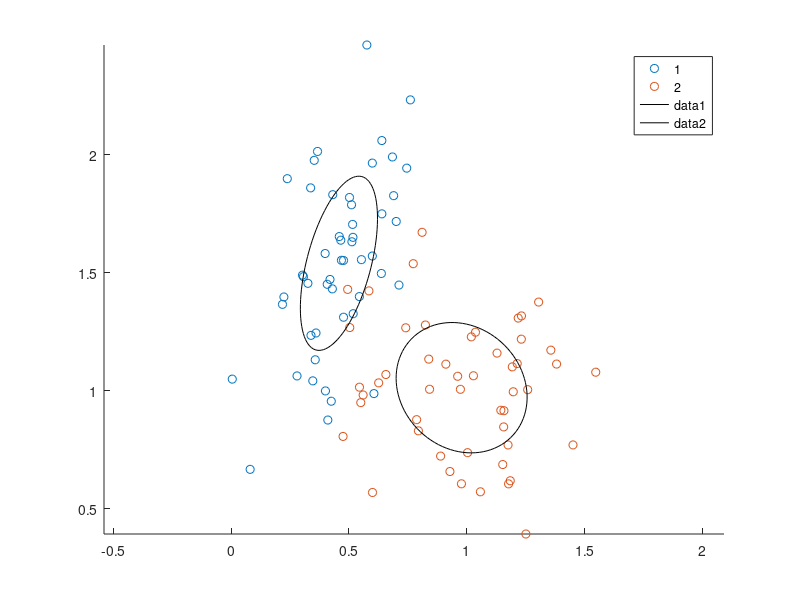

The MATLAB script that drew this image:
% mu = [3,1];
% sig = [1,0.7;0.7,0.8];
% 
% X = mvnrnd(repmat(mu,100,1),sig);
% scatter(X(:,1),X(:,2));
% hold on
% e = eig(sig);
% 
% t = linspace(0,2*pi,100);
% scale = max(e);
% r1 = sqrt(e(1))*cos(t)*scale;
% r2 = sqrt(e(2))*sin(t)*scale;
% plot(r1+mu(1),r2+mu(2))
%# generate data
num = 50;
X = [ mvnrnd([0.5 1.5], [0.025 0.03 ; 0.03 0.16], num) ; ...
      mvnrnd([1 1], [0.09 -0.01 ; -0.01 0.08], num)   ];
G = [1*ones(num,1) ; 2*ones(num,1)];

gscatter(X(:,1), X(:,2), G)
axis equal, hold on

for k=1:2
    %# indices of points in this group
    idx = ( G == k );

    %# substract mean
    Mu = mean( X(idx,:) );
    X0 = bsxfun(@minus, X(idx,:), Mu);

    %# eigen decomposition [sorted by eigen values]
    [V D] = eig( X0'*X0 ./ (sum(idx)-1) );     %#' cov(X0)
    [D order] = sort(diag(D), 'descend');
    D = diag(D);
    V = V(:, order);

    t = linspace(0,2*pi,100);
    e = [cos(t) ; sin(t)];        %# unit circle
    VV = V*sqrt(D);               %# scale eigenvectors
    e = bsxfun(@plus, VV*e, Mu'); %#' project circle back to orig space

    %# plot cov and major/minor axes
    plot(e(1,:), e(2,:), 'Color','k');
    %#quiver(Mu(1),Mu(2), VV(1,1),VV(2,1), 'Color','k')
    %#quiver(Mu(1),Mu(2), VV(1,2),VV(2,2), 'Color','k')
end